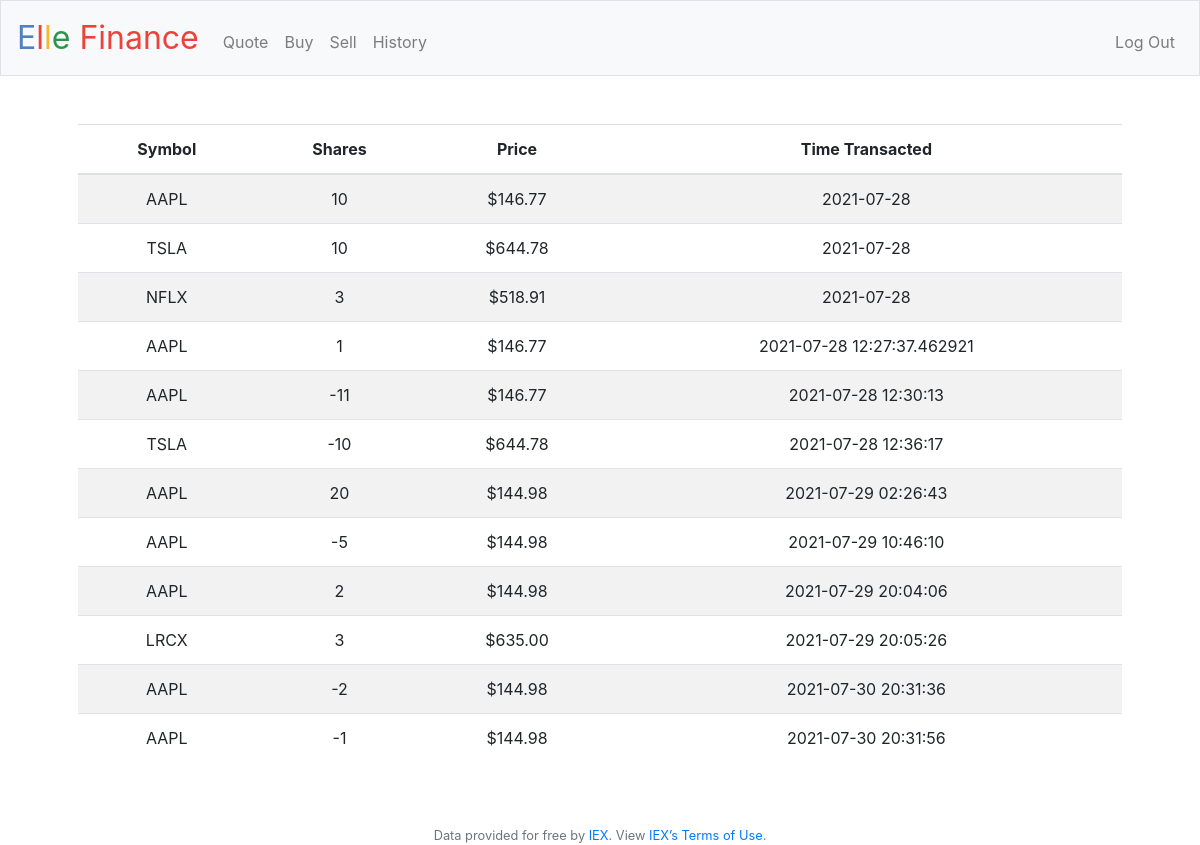
Page /history (signed in) on the earlier database version.
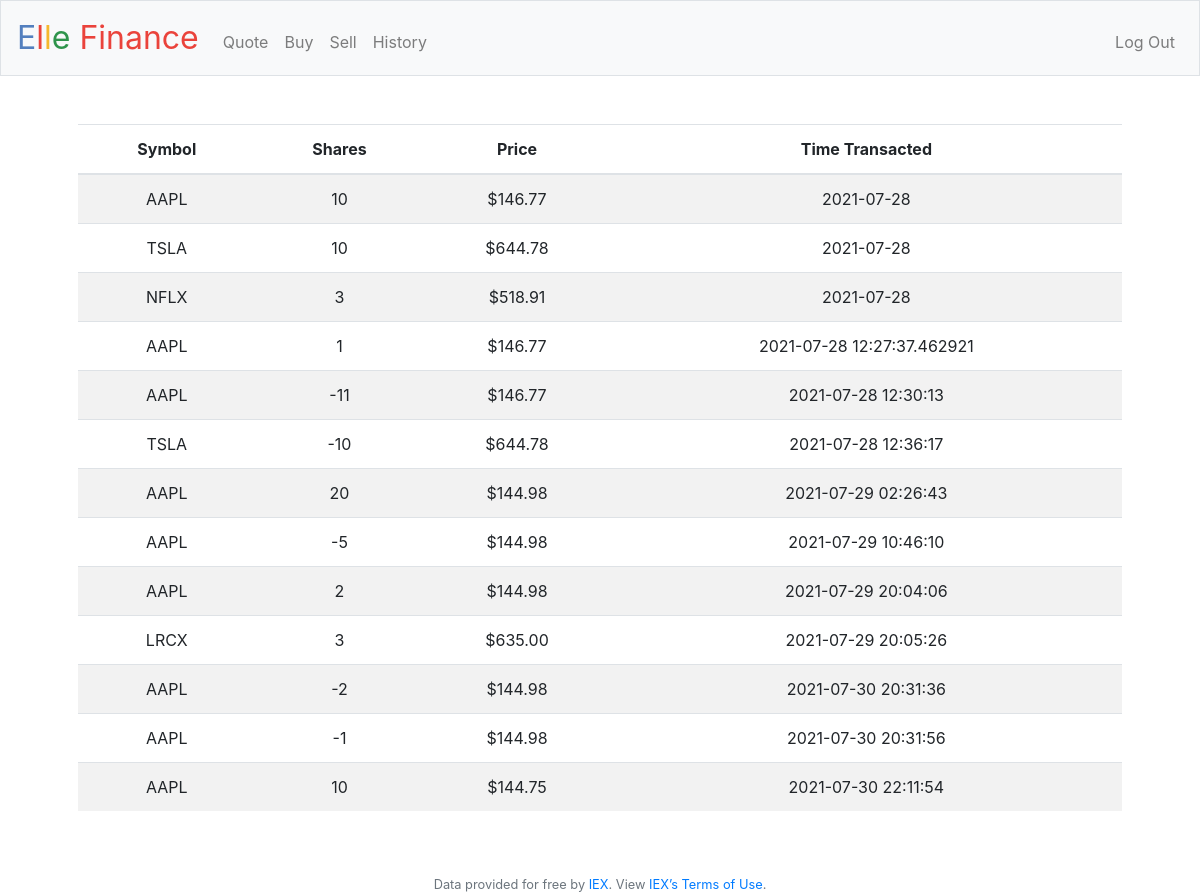
Same page on the later database version.
### tables this page shows
CREATE TABLE history (user_id INTEGER, symbol text, shares integer, price numeric, time_transacted text, foreign key(user_id) references users(id));

### app.py (the view)
@app.route("/history")
@login_required
def history():
    id=session['user_id']
    history = db.execute('SELECT * FROM history where user_id = ?', id)
    return render_template('history.html', history = history)

### app.py (called while the page is built)
@app.after_request
def after_request(response):
    response.headers["Cache-Control"] = "no-cache, no-store, must-revalidate"
    response.headers["Expires"] = 0
    response.headers["Pragma"] = "no-cache"
    return response

### helpers.py (called while the page is built)
def login_required(f):
    @wraps(f)
    def decorated_function(*args, **kwargs):
        if session.get("user_id") is None:
            return redirect("/login")
        return f(*args, **kwargs)
    return decorated_function

def usd(value):
    return f"${value:,.2f}"

### templates/history.html (shortened to what this page needs)
{% extends "layout.html" %}
{% block main %}
    <table class="table table-striped">
  <thead>
    <tr>
      <th scope="col">Symbol</th>
      <th scope="col">Shares</th>
      <th scope="col">Price</th>
      <th scope="col">Time Transacted</th>
    </tr>
  </thead>
  <tbody>
      {% for i in history %}
          <tr>
              <td>{{i['symbol']}}</td>
              <td>{{i['shares']}}</td>
              <td>{{i['price'] | usd}}</td>
              <td>{{i['time_transacted']}}</td>
          </tr>
      {% endfor %}
  </tbody>
</table>
{% endblock %}

### templates/layout.html (shortened to what this page needs)
<!DOCTYPE html>
<html lang="en">
    <head>
        <link rel="stylesheet" href="https://cdn.jsdelivr.net/npm/bootstrap@4.5.3/dist/css/bootstrap.min.css">
        <link href="/static/styles.css" rel="stylesheet">
    </head>
    <body>
        <nav class="navbar navbar-expand-md navbar-light bg-light border">
            <a class="navbar-brand" href="/"><span class="blue">E</span><span class="red">l</span><span class="yellow">l</span><span class="green">e</span> <span class="red">Finance</span></a>
            <div class="collapse navbar-collapse" id="navbar">
                {% if session.user_id %}
                    <ul class="navbar-nav mr-auto mt-2">
                        <li class="nav-item"><a class="nav-link" href="/quote">Quote</a></li>
                        <li class="nav-item"><a class="nav-link" href="/buy">Buy</a></li>
                        <li class="nav-item"><a class="nav-link" href="/sell">Sell</a></li>
                        <li class="nav-item"><a class="nav-link" href="/history">History</a></li>
                    </ul>
                    <ul class="navbar-nav ml-auto mt-2">
                        <li class="nav-item"><a class="nav-link" href="/logout">Log Out</a></li>
                    </ul>
                {% else %}
                    <ul class="navbar-nav ml-auto mt-2">
                        <li class="nav-item"><a class="nav-link" href="/register">Register</a></li>
                        <li class="nav-item"><a class="nav-link" href="/login">Log In</a></li>
                    </ul>
                {% endif %}
            </div>
        </nav>
        <main class="container p-5">
            {% block main %}{% endblock %}
        </main>
        <footer class="small text-center text-muted">
            Data provided for free by <a href="https://iextrading.com/developer">IEX</a>. View <a href="https://iextrading.com/api-exhibit-a/">IEX’s Terms of Use</a>.
        </footer>
    </body>
</html>

### static/styles.css (style rules this page uses)
nav .navbar-brand { font-size: xx-large; }
nav .navbar-brand .blue { color: #537fbe; }
nav .navbar-brand .red { color: #ea433b; }
nav .navbar-brand .yellow { color: #f5b82e; }
nav .navbar-brand .green { color: #2e944b; }
main { overflow-x: auto; text-align: center; }

Differences in the rows shown:
added history: symbol "AAPL", shares "10", price "$144.75", time_transacted "2021-07-30 22:11:54"
